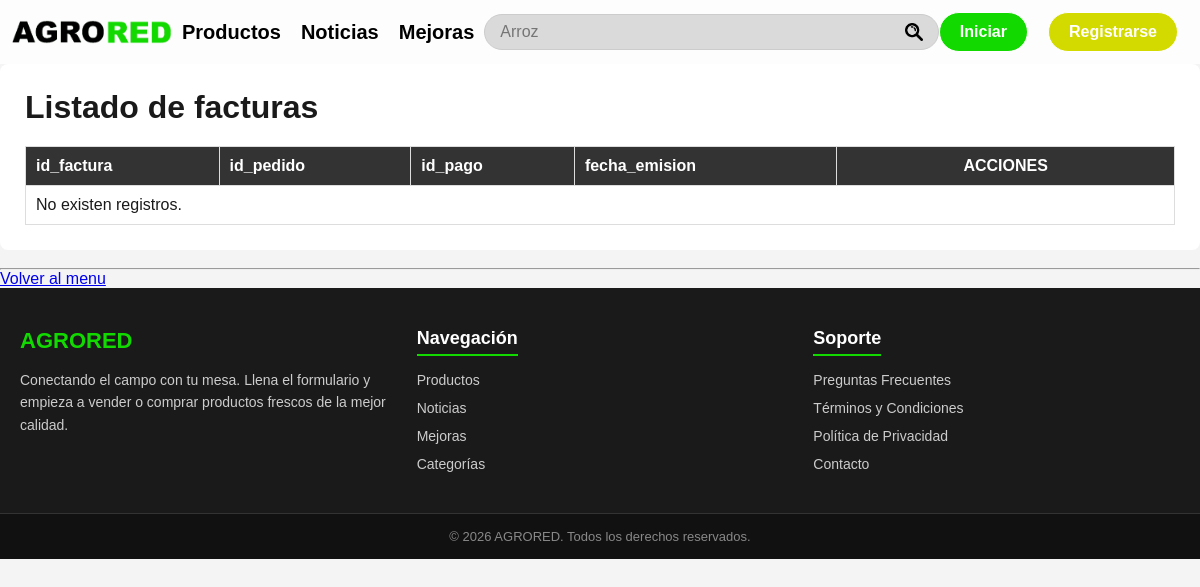
Page /Agrored_web_nuevo3/static/php/listado_facturas.php on the earlier database version.
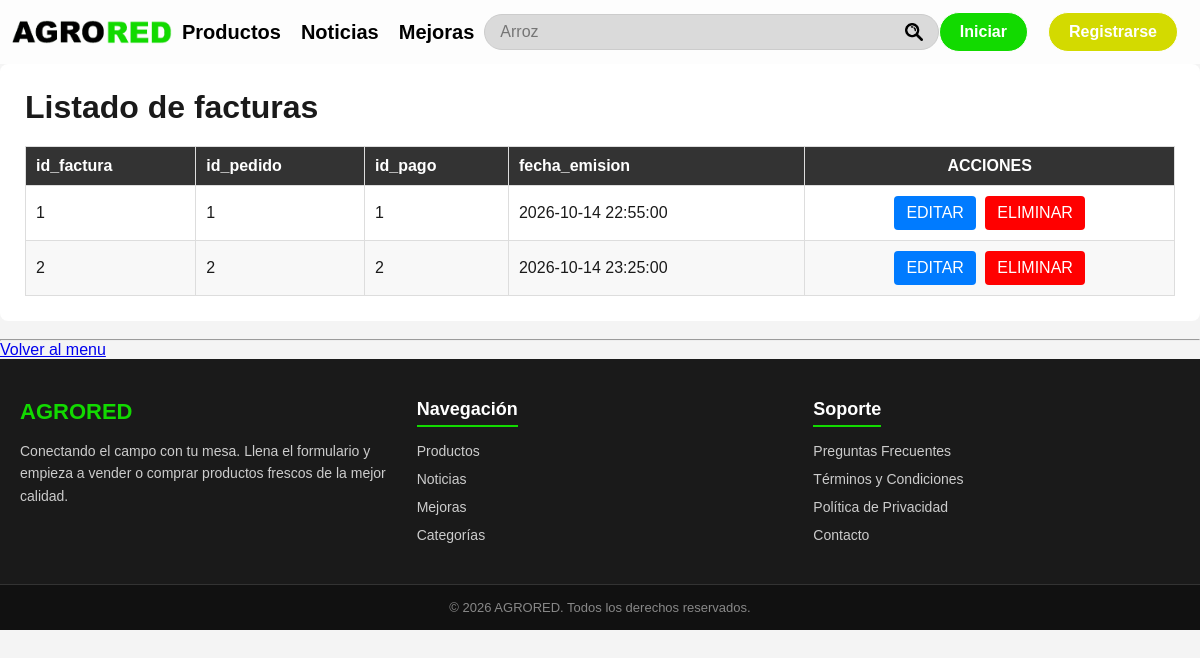
Same page on the later database version.
### tables this page shows
CREATE TABLE `factura` (
  `id_factura` int(11) NOT NULL,
  `id_pedido` int(11) DEFAULT NULL,
  `id_pago` int(11) DEFAULT NULL,
  `id_usuario` int(11) DEFAULT NULL,
  `fecha_emision` datetime DEFAULT NULL
);

### Agrored_web_nuevo3/static/php/listado_facturas.php (the view, shortened to what this page needs)
<?php
require_once "conexion_inicial.php";
$sql = "SELECT id_factura, id_pedido, id_pago, fecha_emision
        FROM factura
        ORDER BY id_factura ASC";
$stmt = $pdo->query($sql);
$facturas = $stmt->fetchAll(PDO::FETCH_ASSOC);
?>
<!DOCTYPE html>
<html lang="es">
<head>
    <link rel="stylesheet" href="../css/style.css">
</head>
<body>
    <nav>
        <div class="Navbar">
            <a href="../../templates/index.html" class="logo-link">
                <img src="../img/Logo_letras.png" alt="" width="30%" class="imagen_logo">
            </a>
            <a href="../../templates/productos.html">Productos</a>
            <a href="../../templates/noticias.html">Noticias</a>
            <a href="../../templates/mejoras.html">Mejoras</a>
            <input type="search" placeholder="Arroz">
            <div class="botones">
                <a href="../../templates/iniciar_sesion.html"><input type="button" value="Iniciar" class="Iniciar"></a>
                <a href="../../templates/registrarse.html"><input type="button" value="Registrarse" class="Registrarse"></a>
            </div>
        </div>
    </nav>
<div class="contenedor">
    <h1>Listado de facturas</h1>
    <div class="tabla-scroll">
        <table>
            <thead>
                <tr>
                    <th>id_factura</th>
                    <th>id_pedido</th>
                    <th>id_pago</th>
                    <th>fecha_emision</th>
                    <th class="acciones">ACCIONES</th>
                </tr>
            </thead>
            <tbody>
            <?php if (count($facturas) > 0): ?>
                <?php foreach ($facturas as $factura): ?>
                    <tr>
                        <td>
                            <?= htmlspecialchars($factura['id_factura']) ?>
                        </td>
                        <td>
                            <?= htmlspecialchars($factura['id_pedido'] ?? '') ?>
                        </td>
                        <td>
                            <?= htmlspecialchars($factura['id_pago'] ?? '') ?>
                        </td>
                        <td>
                            <?= htmlspecialchars($factura['fecha_emision'] ?? '') ?>
                        </td>
                        <td class="acciones">
                            <a
                                class="btn-editar"
                                href="editar_factura.php?id_factura=<?= (int)$factura['id_factura'] ?>"
                            >
                                EDITAR
                            </a>
                            <a
                                class="btn-eliminar"
                                href="eliminar_factura.php?id_factura=<?= (int)$factura['id_factura'] ?>"
                                onclick="return confirm('¿Está seguro de eliminar esta factura?');"
                            >
                                ELIMINAR
                            </a>
                        </td>
                    </tr>
                <?php endforeach; ?>
            <?php else: ?>
                <tr>
                    <td colspan="5">
                        No existen registros.
                    </td>
                </tr>
            <?php endif; ?>
            </tbody>
        </table>
    </div>
</div>
<br>
<hr>
<a href="../../templates/menu_admin.html">Volver al menu</a>
    <footer class="pie-pagina">
        <div class="contenedor-footer">
            <div class="columna-footer">
                <h3>AGRORED</h3>
                <p>Conectando el campo con tu mesa. Llena el formulario y empieza a vender o comprar productos frescos de la mejor calidad.</p>
            </div>
            <div class="columna-footer">
                <h4>Navegación</h4>
                <ul>
                    <li><a href="#">Productos</a></li>
                    <li><a href="#">Noticias</a></li>
                    <li><a href="#">Mejoras</a></li>
                    <li><a href="#">Categorías</a></li>
                </ul>
            </div>
            <div class="columna-footer">
                <h4>Soporte</h4>
                <ul>
                    <li><a href="#">Preguntas Frecuentes</a></li>
                    <li><a href="#">Términos y Condiciones</a></li>
                    <li><a href="#">Política de Privacidad</a></li>
                    <li><a href="#">Contacto</a></li>
                </ul>
            </div>
        </div>
        <div class="copyright-footer">
            <p>&copy; 2026 AGRORED. Todos los derechos reservados.</p>
        </div>
    </footer>
</body>
</html>

Differences in the rows shown:
added factura: id_factura "1", id_pedido "1", id_pago "1", fecha_emision "2026-10-14 22:55:00"
added factura: id_factura "2", id_pedido "2", id_pago "2", fecha_emision "2026-10-14 23:25:00"
Other differences:
text no longer shown: "No existen registros."
